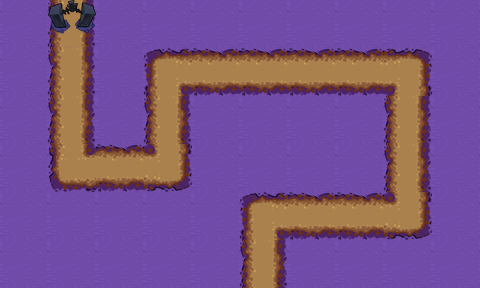

This is a level from a 2D game, rendered from its Tiled map with the project's own tilesets. A one-line summary and the map file follow, with tile-layer data summarised:
An orthogonal 10x6 tile map with 48x48 px tiles, 3 tile layers (tlBackground, tlWayPoint, tlStartPoint).

<map version="1.0" orientation="orthogonal" width="10" height="6" tilewidth="48" tileheight="48">
 <tileset firstgid="1" name="DtMaps" tilewidth="48" tileheight="48">
  <image source="DtMaps.png" width="192" height="96" />
 </tileset>
 <layer name="tlBackground" width="10" height="6">
  <data>[60 cells, 60 non-empty, 1 distinct tile ids]</data>
 </layer>
 <layer name="tlWayPoint" width="10" height="6">
  <data>[60 cells, 20 non-empty, 6 distinct tile ids]</data>
 </layer>
 <layer name="tlStartPoint" width="10" height="6">
  <data>[60 cells, 1 non-empty, 1 distinct tile ids]</data>
 </layer>
</map>